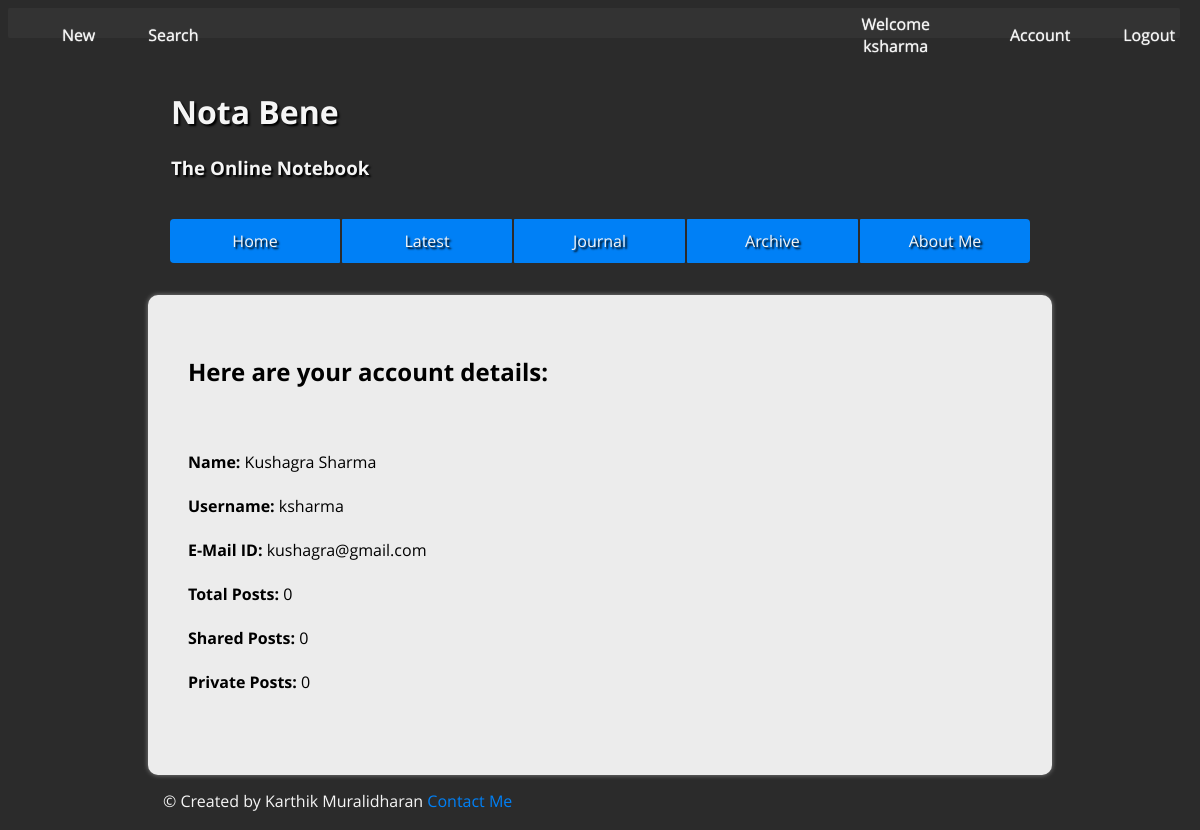
The app's page /accounts.php (signed in) with its own data.
### tables this page shows
CREATE TABLE `members` (
  `name` varchar(30) NOT NULL,
  `uname` varchar(30) NOT NULL,
  `pwd` varchar(30) NOT NULL,
  `email` varchar(30) NOT NULL,
  PRIMARY KEY (`uname`)
);

### accounts.php (the view, shortened to what this page needs)
<!DOCTYPE html>
<?php session_start();
$username=$_SESSION['user'];
$view=  mysql_query("select * from members where uname='$username'");
            $posts= mysql_query("select * from entries where uname='$username'");
            $count=  mysql_num_rows($posts);
$view2=  mysql_query("select * from entries where uname='$username' and share=1");
$shared_count=mysql_num_rows($view2);
$view3=  mysql_query("select * from entries where uname='$username' and share=0");
$unshared_count=mysql_num_rows($view3);
?>
<html>
    <head>
        <link rel="stylesheet" type="text/css" href="style.css" />
    </head>
    <body>
                <?php        include 'topbar.php';?>
        <br/>
            <header id="header">
                <table>
                    <tr>
                        <td>
                            <h1>Nota Bene</h1>
                            <h3>The Online Notebook</h3>
                        </td>
                    </tr>
                </table>
            </header>
        <table id="navigation">
            <tr>
                  <td class="button" style="border-top-left-radius:4px;border-bottom-left-radius:4px;"><a href="home.php">Home</a></td></td>
                  <td class="button"><a href="view/view.php">Latest</a></td>
                  <td class="button"><a href="share/share.php">Journal</a></td>
                  <td class="button"><a href="view/archive.php">Archive</a></td>
                  <td class="button" style="border-top-right-radius:4px;border-bottom-right-radius:4px;"><a href="about.php">About Me</a></td>
            </tr>
        </table>
        <div id="content" style="max-height: auto; min-height: 400px;">
         <?php echo "<h2>Here are your account details:</h2><br><br>";
         while($row = mysql_fetch_array($view))
            {
             echo "<b>Name:  </b>  ".$row['name'];
             echo "<br><br><b>Username:  </b>  ".$row['uname'];
             echo "<br><br><b>E-Mail ID: </b>   ".$row['email'];
             echo "<br><br><b>Total Posts:  </b>    ".$count;
             echo "<br><br><b>Shared Posts:  </b>    ".$shared_count;
             echo "<br><br><b>Private Posts:  </b>    ".$unshared_count;
            }
         ?>
        </div>
        <footer>
            &COPY; Created by Karthik Muralidharan <a href="mailto:mkarthik91@gmail.com" style="text-decoration: none;color: #0080f6">Contact Me</a>
        </footer>
    </body>
</html>

### style.css (style rules this page uses)
body { background-color: #2b2b2b; }
#header { margin: 0px 150px auto; color: whitesmoke; padding: 10px; font-family: open sans; text-shadow: 2px 2px 2px #000; height:auto; }
#navigation { margin: 5px 160px auto; }
.button { background-color: #0080f6; height: 42px; width: 183px; text-align: center; font-family: open sans; color: whitesmoke; text-shadow: 2px 2px 2px #000; border-radius: 1px; text-decoration: none; list-style: none; }
#content { margin: 30px 140px auto; background-color: #ececec; padding: 40px; min-height: 600px; max-height: auto; border-radius: 10px; font-family: open sans; -moz-box-shadow: 0 0 5px #888; -webkit-box-shadow: 0 0 5px#888; box-shadow: 0 0 5px #888; transition:height 2s; -moz-transition:height 2s; -webkit-transition:height 2s; -o-transition:height 2s; }
footer { margin: 5px 140px auto; color: whitesmoke; padding: 10px; padding-left: 15px; font-family: open sans; }
a { text-decoration: none; color: whitesmoke; }

### records on screen
members: name "Kushagra Sharma", uname "ksharma", email "kushagra@gmail.com"

### other values on screen
$_SESSION['user'] "ksharma"
